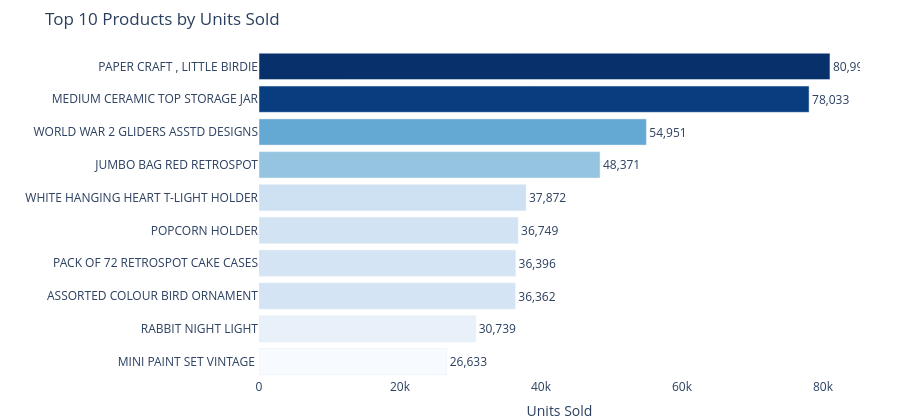

Notebook code for this chart:
### Code cell
# ── Top 10 products by units sold ───────────────────────────────────────────
top_qty = (
    sales.groupby('Description')['Quantity']
    .sum()
    .sort_values(ascending=False)
    .head(10)
    .reset_index()
    .sort_values('Quantity')                   # ascending for horizontal bar readability
)

fig_qty = px.bar(
    top_qty,
    x='Quantity',
    y='Description',
    orientation='h',
    title='Top 10 Products by Units Sold',
    labels={'Quantity': 'Units Sold', 'Description': ''},
    color='Quantity',
    color_continuous_scale='Blues',
    text='Quantity',
)
fig_qty.update_traces(texttemplate='%{text:,}', textposition='outside')
fig_qty.update_layout(
    coloraxis_showscale=False,
    plot_bgcolor='white',
    margin=dict(l=0, r=40, t=50, b=0),
    height=420,
)
fig_qty.show()

### Figure 1 — Plotly figure (JSON) as saved in the notebook; plotly's stock layout.template omitted (floating-point values rounded to 4 significant figures)
{"data": [{"hovertemplate": "Units Sold=%{marker.color}<br>=%{y}<extra></extra>", "legendgroup": "", "marker": {"color": [26633, 30739, 36362, 36396, 36749, 37872, 48371, 54951, 78033, 80995], "coloraxis": "coloraxis", "pattern": {"shape": ""}}, "name": "", "orientation": "h", "showlegend": false, "text": [26630.0, 30740.0, 36360.0, 36400.0, 36750.0, 37870.0, 48370.0, 54950.0, 78030.0, 81000.0], "textposition": "outside", "texttemplate": "%{text:,}", "type": "bar", "x": [26633, 30739, 36362, 36396, 36749, 37872, 48371, 54951, 78033, 80995], "xaxis": "x", "y": ["MINI PAINT SET VINTAGE ", "RABBIT NIGHT LIGHT", "ASSORTED COLOUR BIRD ORNAMENT", "PACK OF 72 RETROSPOT CAKE CASES", "POPCORN HOLDER", "WHITE HANGING HEART T-LIGHT HOLDER", "JUMBO BAG RED RETROSPOT", "WORLD WAR 2 GLIDERS ASSTD DESIGNS", "MEDIUM CERAMIC TOP STORAGE JAR", "PAPER CRAFT , LITTLE BIRDIE"], "yaxis": "y"}], "layout": {"barmode": "relative", "coloraxis": {"colorbar": {"title": {"text": "Units Sold"}}, "colorscale": [[0, "rgb(247,251,255)"], [0.125, "rgb(222,235,247)"], [0.25, "rgb(198,219,239)"], [0.375, "rgb(158,202,225)"], [0.5, "rgb(107,174,214)"], [0.625, "rgb(66,146,198)"], [0.75, "rgb(33,113,181)"], [0.875, "rgb(8,81,156)"], [1, "rgb(8,48,107)"]], "showscale": false}, "height": 420, "legend": {"tracegroupgap": 0}, "margin": {"b": 0, "l": 0, "r": 40, "t": 50}, "plot_bgcolor": "white", "title": {"text": "Top 10 Products by Units Sold"}, "xaxis": {"anchor": "y", "domain": [0, 1], "title": {"text": "Units Sold"}}, "yaxis": {"anchor": "x", "domain": [0, 1], "title": {"text": ""}}}}
